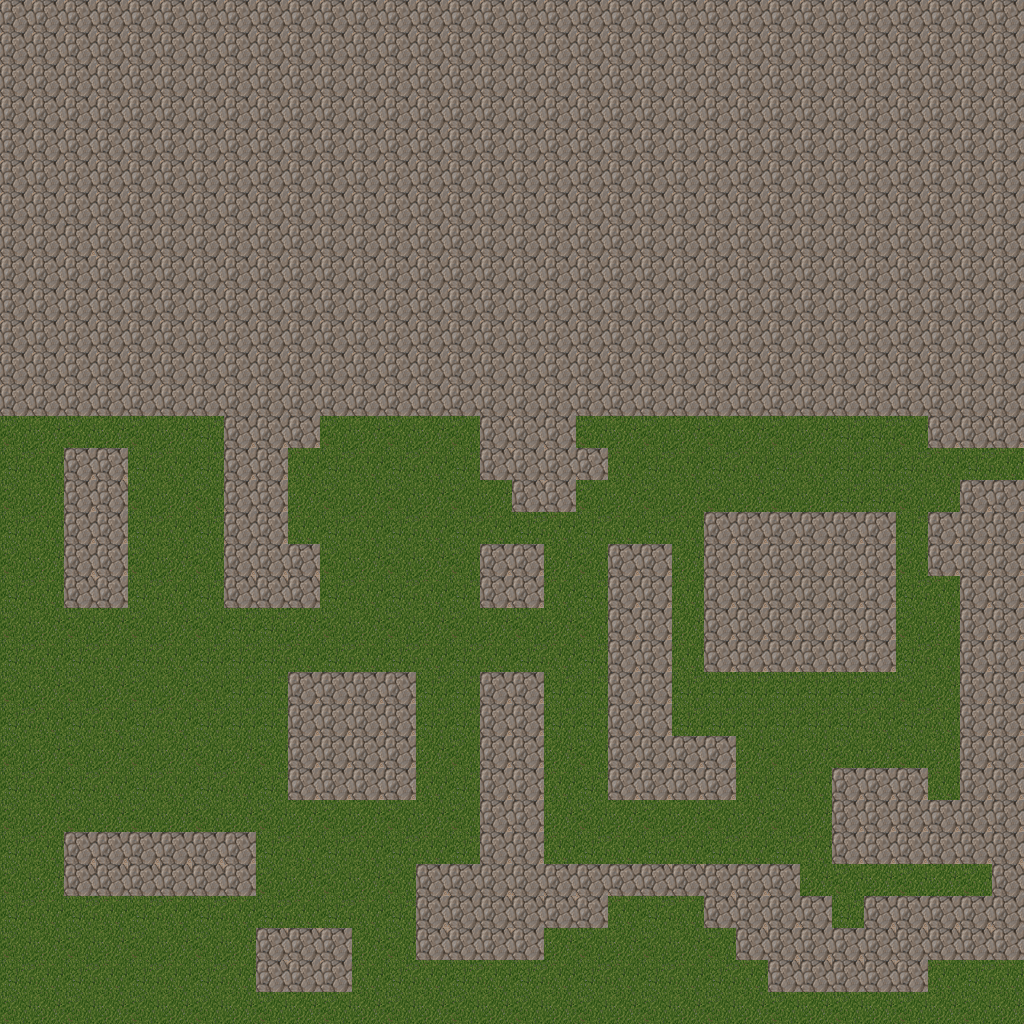

Tiled map render using the project's own tile images. Description and the map definition, with tile-layer contents summarised, below:
An orthogonal 32x32 tile map with 32x32 px tiles, 2 tile layers (Tile Layer 1, Tile Layer 2).

<map version="1.0" orientation="orthogonal" width="32" height="32" tilewidth="32" tileheight="32">
 <tileset firstgid="1" name="test" tilewidth="32" tileheight="32">
  <image source="image.png" width="512" height="512" />
 </tileset>
 <layer name="Tile Layer 1" width="32" height="32">
  <data>[1024 cells, 1024 non-empty, 4 distinct tile ids]</data>
 </layer>
 <layer name="Tile Layer 2" width="32" height="32">
  <data>[1024 cells, 636 non-empty, 4 distinct tile ids]</data>
 </layer>
</map>
